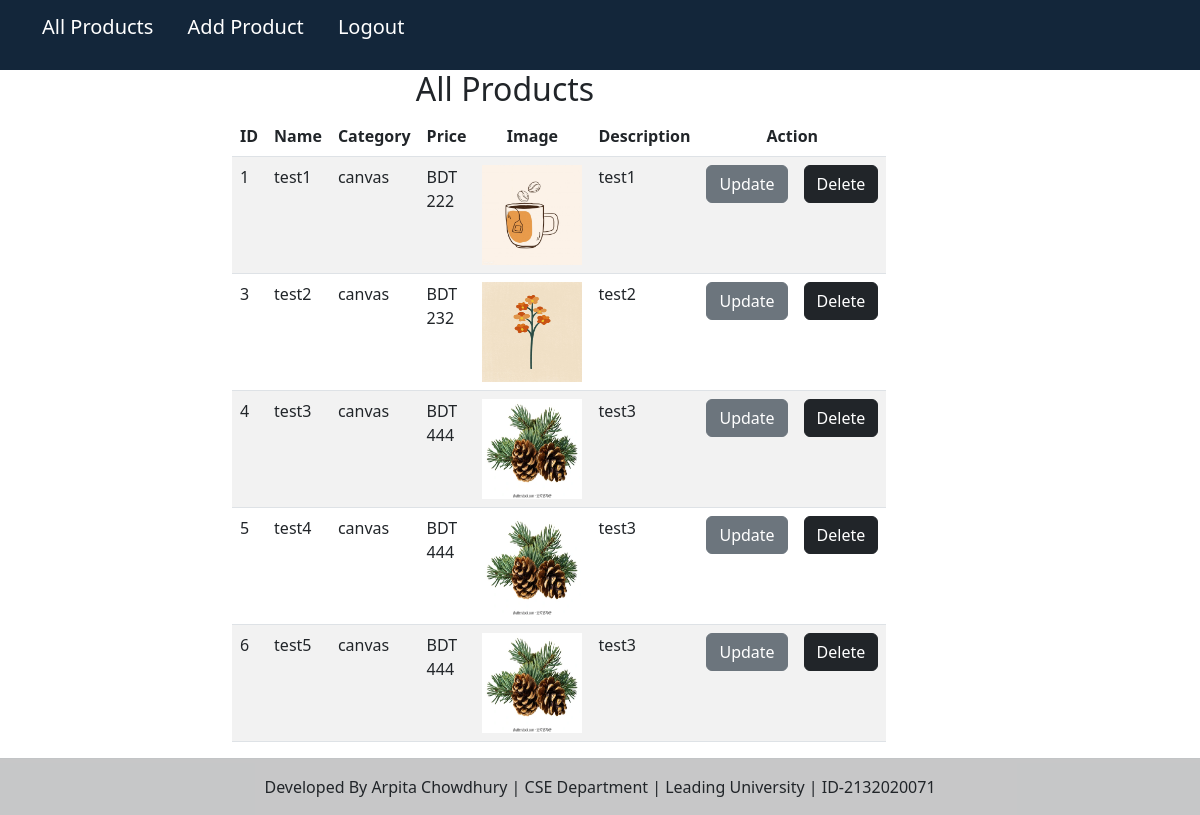
The app's page /admin/product.php with its own data.
### tables this page shows
CREATE TABLE `product` (
  `product_id` int(10) NOT NULL,
  `name` varchar(30) NOT NULL,
  `category` varchar(20) NOT NULL,
  `price` int(5) NOT NULL,
  `image` varchar(200) NOT NULL,
  `description` varchar(200) NOT NULL
);

### admin/product.php (the view, shortened to what this page needs)
<?php
include"../config/dbConn.php";
include"adminHead.php";
 ?>
<div class="container">
  <div class="row">
    <div class="col-2"></div>
    <div class="col-6">
    <h2 style="text-align:center">All Products</h2>
    <table class="table table-striped">
    <thead>
      <tr>
        <th class="text-center">ID</th>
        <th class="text-center">Name</th>
        <th class="text-center">Category</th>
        <th class="text-center">Price</th>
        <th class="text-center">Image</th>
        <th class="text-center">Description</th>
        <th class="text-center" colspan="2">Action</th>
      </tr>
    </thead>
    <?php
     $res=mysqli_query($conn,"select * from product");
     while($row=mysqli_fetch_array($res))
     {
     ?>
    <tr>
      <td><?php echo $row["product_id"]; ?></td>
      <td><?php echo $row["name"]; ?></td>
      <td><?php echo $row["category"]?></td>
      <td>BDT <?php echo $row["price"]?></td>
      <td><img style="height:100px; width:100px;" src="<?php echo $row["image"]; ?>"></td>
      <td><?php echo $row["description"]?></td>
      <td><button class="btn btn-secondary" onclick="productUpdate(<?php $row['product_id']; ?>)">Update</button></td>
      <td><button class="btn btn-dark" onclick="productDelete(<?php $row['product_id'] ?>)">Delete</button></td>
    </tr>
      <?php
     }
     ?>
  </table>
    </div>
    <div class="col"></div>
  </div>
</div>
<?php include"adminFoot.php"; ?>
</body>
</html>

### admin/adminHead.php (shortened to what this page needs)
<!DOCTYPE html>
<html>
<head>
    <link rel="stylesheet" type="text/css" href="../css/style.css">
    <link href="https://cdn.jsdelivr.net/npm/bootstrap@5.3.0/dist/css/bootstrap.min.css" rel="stylesheet">
</head>
<body>
    <div id="header">
 	<div class="navbar">
 	 <nav>
 		<div >
 			<ul class="nav-bar-right">
 				<li><a href="product.php">All Products</a></li>
                <li><a href="admin.php">Add Product</a></li>
 				<li><a href="logout.php">Logout</a></li>
 			</ul>
 		</div>
     </nav>
</div>
</div>

### admin/adminFoot.php
<footer class="bg-light text-lg-start">
    <hr class="m-0" />
        <div class="text-center p-3" style="background-color: rgba(0, 0, 0, 0.2);">
          Developed By Arpita Chowdhury | CSE Department | Leading University | ID-2132020071
        </div>
      </footer>

### css/style.css (style rules this page uses)
body { margin: 0px; border:0px; }
#header { width: 100%; height: 70px; background: #13263a; color: white; display: flex; }
.navbar { display: flex; align-items: center; }
nav { flex: 1; text-align: right; }
nav a { text-decoration: none; color: white; padding: 10px; font-size: 20px; }
nav ul { display: inline-block; }
nav ul li { display: inline-block; margin-right: 10px; text-align: center; }

### records on screen
product: product_id "1", name "test1", category "canvas", price "222", image (picture), description "test1"
product: product_id "3", name "test2", category "canvas", price "232", image (picture), description "test2"
product: product_id "4", name "test3", category "canvas", price "444", image (picture), description "test3"
product: product_id "5", name "test4", category "canvas", price "444", image (picture), description "test3"
product: product_id "6", name "test5", category "canvas", price "444", image (picture), description "test3"
